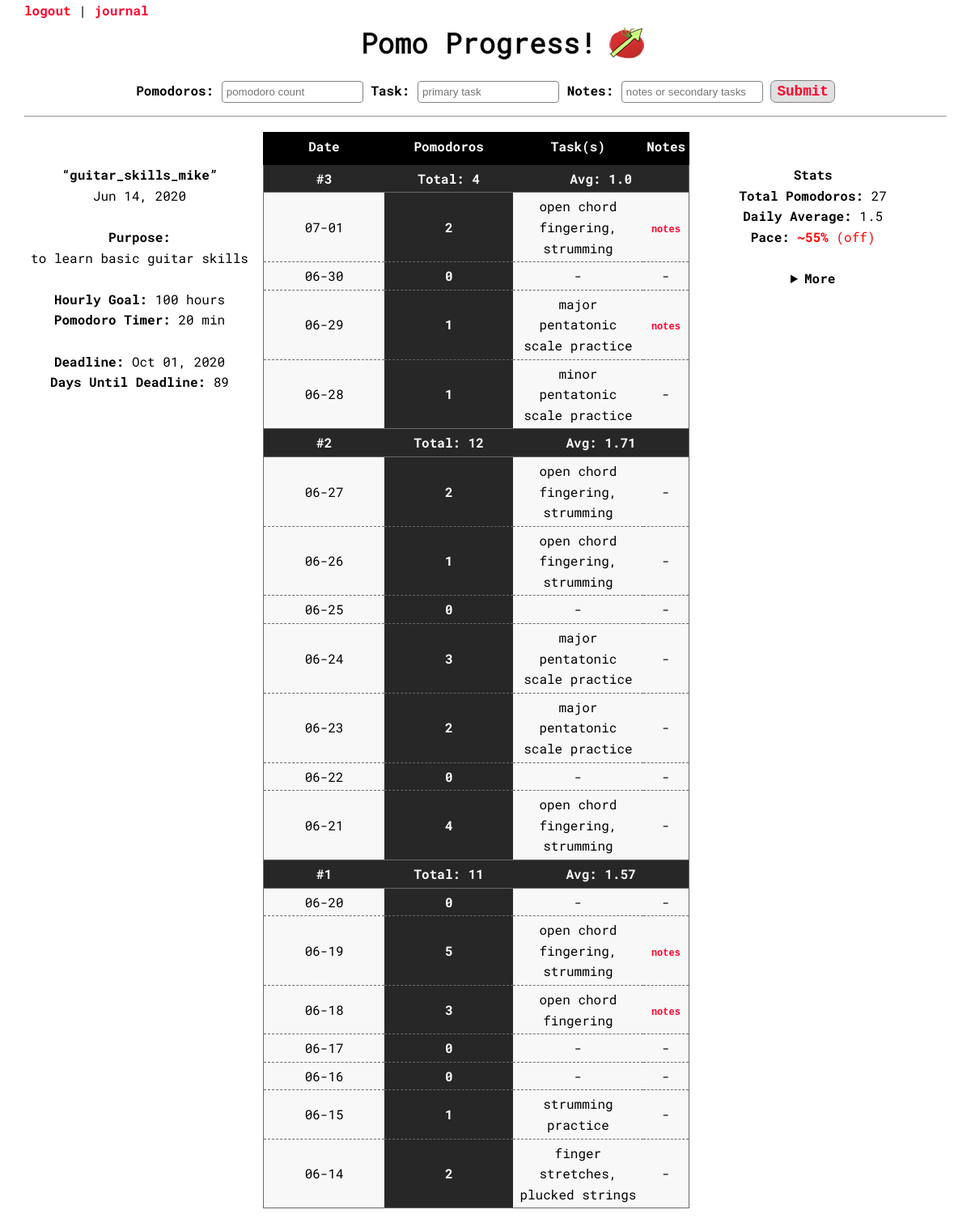
/home (signed in), run on the app's committed database.
### tables this page shows
CREATE TABLE daily_history (submit_id INTEGER PRIMARY KEY AUTOINCREMENT NOT NULL, table_id INTEGER REFERENCES tables (id) NOT NULL, date TEXT, display_date TEXT, tomato_count INTEGER, task TEXT, notes TEXT);

### app.py (the view)
@app.route('/home', methods=["GET","POST"])
def home():
    if request.method == "POST":
        db = SQL("sqlite:///pomodoro.db")
        date_check = db.execute("SELECT date FROM daily_history WHERE table_id=:table_id ORDER BY date DESC LIMIT 1", table_id = session['table_id'])
        previous_date = None
        for row in date_check:
            previous_date = row['date']
        previous_date = datetime.strptime(previous_date, '%Y-%m-%d')
        current_date = datetime.today()
        date_diff = ((current_date - previous_date).days)
        current_date = date.today()
        if date_diff == 0:
            date_previous_data = db.execute("SELECT tomato_count, task, notes FROM daily_history WHERE table_id=:table_id AND date=:date", table_id=session['table_id'], date=current_date)
            if date_previous_data[0]['task'] == None:
                date_previous_data[0]['task'] = ""
            if date_previous_data[0]['notes'] == None:
                date_previous_data[0]['notes'] = ""
            task_space = ""
            notes_space = ""
            if not date_previous_data[0]['task'] or not request.form.get("task"):
                task_space =""
            else:
                task_space = ", "
            if not date_previous_data[0]['notes'] or not request.form.get("notes"):
                notes_space = ""
            else:
                notes_space = " || "
            db.execute("UPDATE daily_history SET tomato_count=:tomato_count, task=:task, notes=:notes WHERE table_id=:table_id AND date=:date", tomato_count = date_previous_data[0]['tomato_count'] + int(request.form.get("tomatoes")), task = date_previous_data[0]['task'] + task_space + request.form.get("task"), notes = date_previous_data[0]['notes'] + notes_space + request.form.get("notes"), table_id=session['table_id'], date=current_date)
            return redirect('/home')
        else:
            date_diff -= 1
            while date_diff > 0:
                db.execute("INSERT INTO daily_history (table_id, date, tomato_count) VALUES (?, ?, 0)", session['table_id'], current_date - timedelta(days=date_diff))
                strft_days = current_date - timedelta(days=date_diff)
                db.execute("UPDATE daily_history SET display_date=:display_date WHERE table_id=:table_id AND date=:date", display_date = strft_days.strftime('%m-%d'), table_id=session['table_id'], date = current_date - timedelta(days=date_diff))
                date_diff -= 1
            db.execute("INSERT INTO daily_history (table_id, date, display_date, tomato_count, task, notes) VALUES(?, date('now','localtime'), strftime('%m-%d','now','localtime'), ?, ?, ?)", session['table_id'], request.form.get('tomatoes'), request.form.get('task'), request.form.get('notes'))
            return redirect('/home')
    else:
        db = SQL("sqlite:///pomodoro.db")
        user_daily_history = db.execute("SELECT * FROM daily_history WHERE table_id=:table_id", table_id = session['table_id'])
        if len(user_daily_history) < 1:
            return redirect('/firstentry')
        count = 0
        user_data = []
        for row in user_daily_history:
            user_data.append(row)
            count += 1
        total_weeks = int(count/7)
        weeks = [[] for j in range(total_weeks + 1)]
        day_count = 0
        week_count = 0
        tomato_total = 0
        for row in user_data:
            day_count += 1
            tomato_total += int(row['tomato_count'])
            weeks[week_count].append(row)
            if day_count % 7 == 0:
                week_count += 1
                day_count = 0
                end_of_week_stats = {'date' : week_count, 'tomato_count' : tomato_total, 'task' : round(tomato_total/7, 2)}
                total_weeks -= 1
                weeks[week_count].append(end_of_week_stats)
                tomato_total = 0
            full_chart = []
            for week in weeks:
                for day in week:
                    full_chart.append(day)
            stats = statistics(user_data, session)
        return render_template('home.html', full_chart = full_chart, week_count = week_count, tomato_total = tomato_total, day_count = day_count, stats=stats, session=session)

### templates/home.html (shortened to what this page needs)
{% extends 'base.html' %}
{% block header %}
<div id="home-header">
    <div class="navlinks">
        <a href="/">logout</a> | <a href="/journal">journal</a>
    </div>
    <img class="basic-reponsive" src="/static/home-banner.jpg" alt="Pomo Progress!">
    <br>
</div>
{% endblock %}
{% block main %}
<center>
    <form id="add-pomos" action="/home" method="post">
        <div class="separation-for-smaller">
            <label for="pomos">Pomodoros:</label>
            <input class="wide-form" name="tomatoes" placeholder="pomodoro count" type="number" required>
            <label for="task">Task:</label>
            <input class="wide-form" name="task" placeholder="primary task" type="text">
        </div>
        <label for="notes">Notes:</label>
        <input class="wide-form" name="notes" placeholder="notes or secondary tasks" type="text">
        <input type="submit" class="load-create">
    </form>
</center>
    <hr>
<div id="info" class="left">
        <strong><q>{{ session['table_name'] }}</q></strong>
        <br>
        {{ session['start_date'] }}
        <br>
        <br>
        <strong>Purpose:</strong>
        <br>
        {{ session['purpose'] }}
        <br>
        <br>
        <strong>Hourly Goal:</strong> {{ session['hours_goal'] }} hours
        <br>
        <strong>Pomodoro Timer:</strong> {{ session['tomato_rate'] }} min
        <br>
        <br>
        <strong>Deadline:</strong> {{ session['time_frame'] }}
        <br>
        <strong>Days Until Deadline:</strong> {{ session['current_days_until_deadline']}}
        <br>
        <br>
</div>
<div class="middle">
    <table>
        <th>Date</th>
        <th>Pomodoros</th>
        <th>Task(s)</th>
        <th>Notes</th>
        <tr>
            {% if day_count > 0 %}
                <td class="week week-solid">#{{ week_count + 1 }}</td>
                <td class="week week-solid">Total: {{ tomato_total }}</td>
                <td class="week week-solid" colspan="2">Avg: {{ (tomato_total/day_count)|round(2, 'floor') }}</td>
            {% endif %}
        </tr>
        {% for row in full_chart|reverse %}
            <tr>
                {% if row['date']|float >= 1 %}
                    <td class="week week-solid">#{{ row['date'] }}</td>
                    <td class="week week-solid">Total: {{ row['tomato_count'] }}</td>
                    <td class="week week-solid" colspan="2">Avg: {{ row['task'] }}</td>
                {% else %}
                    {% if row['tomato_count']|int >= 10 %}
                        <td>{{ row['display_date'] }}</td>
                        <td class="pomos10">{{ row['tomato_count'] }}</td>
                        {% if row['task'] != None and row['task'] != "" %}
                            <td>{{ row['task'] }}</td>
                        {% else %}
                            <td>-</td>
                        {% endif %}
                        {% if row['notes'] != None and row['notes'] != "" %}
                            <td><button class="notes" type="button" onclick="alert('{{ row['notes'] }}')">notes</button></td>
                        {% else %}
                            <td>-</td>
                        {% endif %}
                    {% else %}
                        <td>{{ row['display_date'] }}</td>
                        <td class="pomos">{{ row['tomato_count'] }}</td>
                        {% if row['task'] != None and row['task'] != "" %}
                            <td>{{ row['task'] }}</td>
                        {% else %}
                            <td>-</td>
                        {% endif %}
                        {% if row['notes'] != None and row['notes'] != "" %}
                            <td><button class="notes" type="button" onclick="alert('{{ row['notes'] }}')">notes</button></td>
                        {% else %}
                            <td>-</td>
                        {% endif %}
                    {% endif %}
                {% endif %}
            </tr>
        {% endfor %}
    </table>
</div>
<div class="right" id="stats">
    <strong>Stats</strong>
    <br>
    <strong>Total Pomodoros:</strong> {{ stats['total_tomatoes'] }}
    <br>
    <strong>Daily Average:</strong> {{ stats['daily_average'] }}
    <br>
    <strong>Pace:</strong>
    {% if stats['pace']['rate'] >= 100 %}
        <span style="color:rgb(17, 175, 17)"><strong> ~{{ stats['pace']['rate'] }}%</strong> ({{ stats['pace']['on_pace'] }})</span>
    {% else %}
        <span style="color: red"><strong> ~{{ stats['pace']['rate'] }}%</strong> ({{ stats['pace']['on_pace'] }})</span>
    {% endif %}
    <br>
    <br>
    <details>
        <summary class="no-outline">More</summary>
            <br>
            <br>
            <br>
            <br>
            <br>
            <br>
    </details>
</div>
{% endblock %}

### static/global.css (style rules this page uses)
* { box-sizing: border-box; }
body { margin: auto; width: 95%; font-family: 'Roboto Mono', monospace; font-size: 1em; line-height: 1.6em; min-height: 100vh; position: relative; }
a { font-weight: bolder; text-decoration: none; color: rgb(255, 0, 43); }
#home-header .navlinks { display: block; margin-bottom: 5px; }
#home-header img { display: block; max-width: 95%; margin: auto; }
#add-pomos label { font-weight: bold; }
#add-pomos .separation-for-smaller { display: inline; }
.left { float: left; vertical-align: top; width: 25%; margin-top: 50px; text-align: center; }
.middle { float: left; max-width: 48%; margin-top: 0; padding: 10px; max-height: 80vh; overflow: auto; }
.right { float: left; vertical-align: top; width: 25%; margin-top: 50px; text-align: center; }
details summary { font-weight: bold; width: 100px; margin: auto; cursor: pointer; }
details { width: 100%; cursor: pointer; }
table { max-width: 100%; border: 1px solid rgb(105, 105, 105); border-collapse: collapse; font-size: 1em; background-color: #f8f8f8; }
th { color: white; background: black; padding: 4px; padding-bottom: 9px; width: 33%; border: 1px solid black; border-collapse: collapse; }
tr { border: 1px dashed rgb(105, 105, 105); }
td { padding: 4px; text-align: center; width: 33%; }
.week { color: white; background: rgb(39, 39, 39); font-weight: bold; }
.week-solid { border-bottom: 1px solid rgb(105, 105, 105); border-top: 1px solid rgb(105, 105, 105); }
.pomos { background: rgb(39, 39, 39); font-weight: bold; color: white; }
.notes { font-family: 'Courier New', Courier, monospace; border: none; color: rgb(255,0,43); font-weight: bold; text-align: center; text-decoration: none; font-size: 0.75em; cursor: pointer; background-color: #f8f8f8; }
.wide-form { width: 175px; padding: 5px; margin-bottom:8px; border: 1px solid rgb(131, 131, 131); border-radius: 4px; }
.load-create { padding: 3px 7px; font-family: 'Courier New', Courier, monospace; font-weight: bold; font-size: 1.1em; cursor: pointer; color: rgb(255,0,43); background-color: rgb(224, 224, 224); border: 1px solid rgb(131, 131, 131); border-radius: 7px; }

### static/tablet.css (style rules this page uses)
.wide-form::placeholder { text-align: center; }
#add-pomos .separation-for-smaller { display: block; }
.left { float: left; vertical-align: top; width: 25%; margin-top: 0; margin-bottom: 30px; text-align: center; }
.middle { float: right; max-width: 74%; margin-top: 0; padding: 10px; max-height: 180vh; overflow: auto; }
.right { float: none; vertical-align: top; width: 25%; margin-top: 50px; text-align: center; }

### static/mobile.css (style rules this page uses)
.wide-form::placeholder { text-align: center; }
#add-pomos .separation-for-smaller { display: block; text-align: left; }
#add-pomos .separation-for-smaller label[for="task"] { margin-left: 20px; }
.left { width: 100%; margin-top: 0; margin-bottom: 0; text-align: center; }
.middle { display: block; max-width: 100%; margin-top: 5px; padding: 0; max-height: 75vh; overflow: auto; }
.right { width: 100%; margin-top: 0; text-align: center; }

### data on the page
daily_history: start_date "Jun 14, 2020", display_date "06-14", tomato_count "2", task "finger stretches, plucked strings"
daily_history: display_date "07-01", tomato_count "2", task "open chord fingering, strumming"
daily_history: display_date "06-30", tomato_count "0"
daily_history: display_date "06-29", tomato_count "1", task "major pentatonic scale practice"
daily_history: display_date "06-28", tomato_count "1", task "minor pentatonic scale practice"
daily_history: display_date "06-27", tomato_count "2", task "open chord fingering, strumming"
daily_history: display_date "06-26", tomato_count "1", task "open chord fingering, strumming"
daily_history: display_date "06-25", tomato_count "0"
daily_history: display_date "06-24", tomato_count "3", task "major pentatonic scale practice"
daily_history: display_date "06-23", tomato_count "2", task "major pentatonic scale practice"
daily_history: display_date "06-22", tomato_count "0"
daily_history: display_date "06-21", tomato_count "4", task "open chord fingering, strumming"
daily_history: display_date "06-20", tomato_count "0"
daily_history: display_date "06-19", tomato_count "5", task "open chord fingering, strumming"
daily_history: display_date "06-18", tomato_count "3", task "open chord fingering"
daily_history: display_date "06-17", tomato_count "0"
daily_history: display_date "06-16", tomato_count "0"
daily_history: display_date "06-15", tomato_count "1", task "strumming practice"

### other printed values
{{ session['table_name'] }} "guitar_skills_mike"
{{ session['purpose'] }} "to learn basic guitar skills"
{{ session['hours_goal'] }} "100"
{{ session['tomato_rate'] }} "20"
{{ session['time_frame'] }} "Oct 01, 2020"
{{ session['current_days_until_deadline'] }} "89"
{{ week_count + 1 }} "3"
{{ tomato_total }} "4"
{{ (tomato_total/day_count)|round(2, 'floor') }} "1.0"
{{ row['date'] }} "2" "1"
{{ row['tomato_count'] }} "12" "11"
{{ row['task'] }} "1.71" "1.57"
{{ stats['total_tomatoes'] }} "27"
{{ stats['daily_average'] }} "1.5"
{{ stats['pace']['rate'] }} "55"
